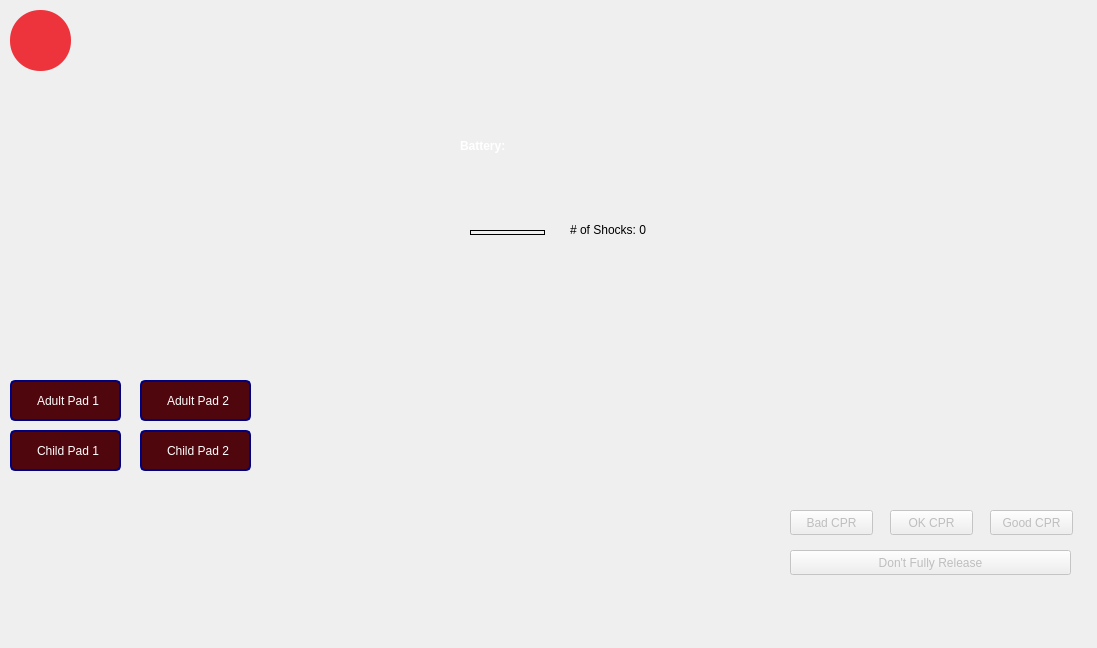
<?xml version="1.0" encoding="UTF-8"?>
<ui version="4.0">
 <class>MainWindow</class>
 <widget class="QMainWindow" name="MainWindow">
  <property name="geometry">
   <rect>
    <x>0</x>
    <y>0</y>
    <width>1097</width>
    <height>648</height>
   </rect>
  </property>
  <property name="windowTitle">
   <string>AED</string>
  </property>
  <widget class="QWidget" name="centralwidget">
   <widget class="QGraphicsView" name="graphicsView">
    <property name="geometry">
     <rect>
      <x>0</x>
      <y>0</y>
      <width>1101</width>
      <height>651</height>
     </rect>
    </property>
    <property name="styleSheet">
     <string notr="true">border-image: url(:/images/device.png);
background-color: rgba(255, 255, 255, 0);
</string>
    </property>
   </widget>
   <widget class="QPushButton" name="powerButton">
    <property name="geometry">
     <rect>
      <x>10</x>
      <y>10</y>
      <width>61</width>
      <height>61</height>
     </rect>
    </property>
    <property name="styleSheet">
     <string notr="true">QPushButton {
image: url(:/images/power-button.png);
border-radius: 30px;
background-color:rgb(237, 51, 59);
}

</string>
    </property>
    <property name="text">
     <string/>
    </property>
   </widget>
   <widget class="QCheckBox" name="adultPad1CheckBox">
    <property name="enabled">
     <bool>false</bool>
    </property>
    <property name="geometry">
     <rect>
      <x>10</x>
      <y>380</y>
      <width>111</width>
      <height>41</height>
     </rect>
    </property>
    <property name="styleSheet">
     <string notr="true">QCheckBox {
        background-color: #D5303D;
    border: 2px solid navy;
    border-radius: 5px;
    padding: 5px;
        color:white;
    }
QCheckBox:indicator{
        border:none;
}
QCheckBox:disabled {
        background-color: #4f060c;
 }
QCheckBox:checked {
    background-color: #30D5C8;
    }</string>
    </property>
    <property name="text">
     <string>Adult Pad 1</string>
    </property>
   </widget>
   <widget class="QCheckBox" name="adultPad2CheckBox">
    <property name="enabled">
     <bool>false</bool>
    </property>
    <property name="geometry">
     <rect>
      <x>140</x>
      <y>380</y>
      <width>111</width>
      <height>41</height>
     </rect>
    </property>
    <property name="styleSheet">
     <string notr="true">QCheckBox {
        background-color: #D5303D;
    border: 2px solid navy;
    border-radius: 5px;
    padding: 5px;
        color:white;
    }
QCheckBox:indicator{
        border:none;
}
QCheckBox:disabled {
        background-color: #4f060c;
 }
QCheckBox:checked {
    background-color: #30D5C8;
    }</string>
    </property>
    <property name="text">
     <string>Adult Pad 2</string>
    </property>
   </widget>
   <widget class="QCheckBox" name="childPad1CheckBox">
    <property name="enabled">
     <bool>false</bool>
    </property>
    <property name="geometry">
     <rect>
      <x>10</x>
      <y>430</y>
      <width>111</width>
      <height>41</height>
     </rect>
    </property>
    <property name="styleSheet">
     <string notr="true">QCheckBox {
        background-color: #D5303D;
    border: 2px solid navy;
    border-radius: 5px;
    padding: 5px;
        color:white;
    }
QCheckBox:indicator{
        border:none;
}
QCheckBox:disabled {
        background-color: #4f060c;
 }
QCheckBox:checked {
    background-color: #30D5C8;
    }</string>
    </property>
    <property name="text">
     <string>Child Pad 1</string>
    </property>
   </widget>
   <widget class="QCheckBox" name="childPad2CheckBox">
    <property name="enabled">
     <bool>false</bool>
    </property>
    <property name="geometry">
     <rect>
      <x>140</x>
      <y>430</y>
      <width>111</width>
      <height>41</height>
     </rect>
    </property>
    <property name="styleSheet">
     <string notr="true">QCheckBox {
        background-color: #D5303D;
    border: 2px solid navy;
    border-radius: 5px;
    padding: 5px;
        color:white;
    }
QCheckBox:indicator{
        border:none;
}
QCheckBox:disabled {
        background-color: #4f060c;
 }
QCheckBox:checked {
    background-color: #30D5C8;
    }</string>
    </property>
    <property name="text">
     <string>Child Pad 2</string>
    </property>
   </widget>
   <widget class="QLabel" name="batteryLabel">
    <property name="geometry">
     <rect>
      <x>460</x>
      <y>130</y>
      <width>201</width>
      <height>31</height>
     </rect>
    </property>
    <property name="styleSheet">
     <string notr="true">color: rgb(255, 255, 255);
font-weight:bold;</string>
    </property>
    <property name="text">
     <string>Battery:</string>
    </property>
   </widget>
   <widget class="QLabel" name="shockLabel">
    <property name="geometry">
     <rect>
      <x>570</x>
      <y>220</y>
      <width>101</width>
      <height>20</height>
     </rect>
    </property>
    <property name="text">
     <string># of Shocks: 0</string>
    </property>
   </widget>
   <widget class="QPushButton" name="badCPRButton">
    <property name="enabled">
     <bool>false</bool>
    </property>
    <property name="geometry">
     <rect>
      <x>790</x>
      <y>510</y>
      <width>83</width>
      <height>25</height>
     </rect>
    </property>
    <property name="text">
     <string>Bad CPR</string>
    </property>
   </widget>
   <widget class="QPushButton" name="okCPRButton">
    <property name="enabled">
     <bool>false</bool>
    </property>
    <property name="geometry">
     <rect>
      <x>890</x>
      <y>510</y>
      <width>83</width>
      <height>25</height>
     </rect>
    </property>
    <property name="text">
     <string>OK CPR</string>
    </property>
   </widget>
   <widget class="QPushButton" name="goodCPRButton">
    <property name="enabled">
     <bool>false</bool>
    </property>
    <property name="geometry">
     <rect>
      <x>990</x>
      <y>510</y>
      <width>83</width>
      <height>25</height>
     </rect>
    </property>
    <property name="text">
     <string>Good CPR</string>
    </property>
   </widget>
   <widget class="QPushButton" name="fullyReleaseCPRButton">
    <property name="enabled">
     <bool>false</bool>
    </property>
    <property name="geometry">
     <rect>
      <x>790</x>
      <y>550</y>
      <width>281</width>
      <height>25</height>
     </rect>
    </property>
    <property name="text">
     <string>Don't Fully Release</string>
    </property>
   </widget>
   <widget class="QLabel" name="CPRLabel">
    <property name="geometry">
     <rect>
      <x>470</x>
      <y>230</y>
      <width>75</width>
      <height>5</height>
     </rect>
    </property>
    <property name="frameShape">
     <enum>QFrame::Box</enum>
    </property>
    <property name="text">
     <string/>
    </property>
   </widget>
  </widget>
 </widget>
 <resources/>
 <connections/>
</ui>
